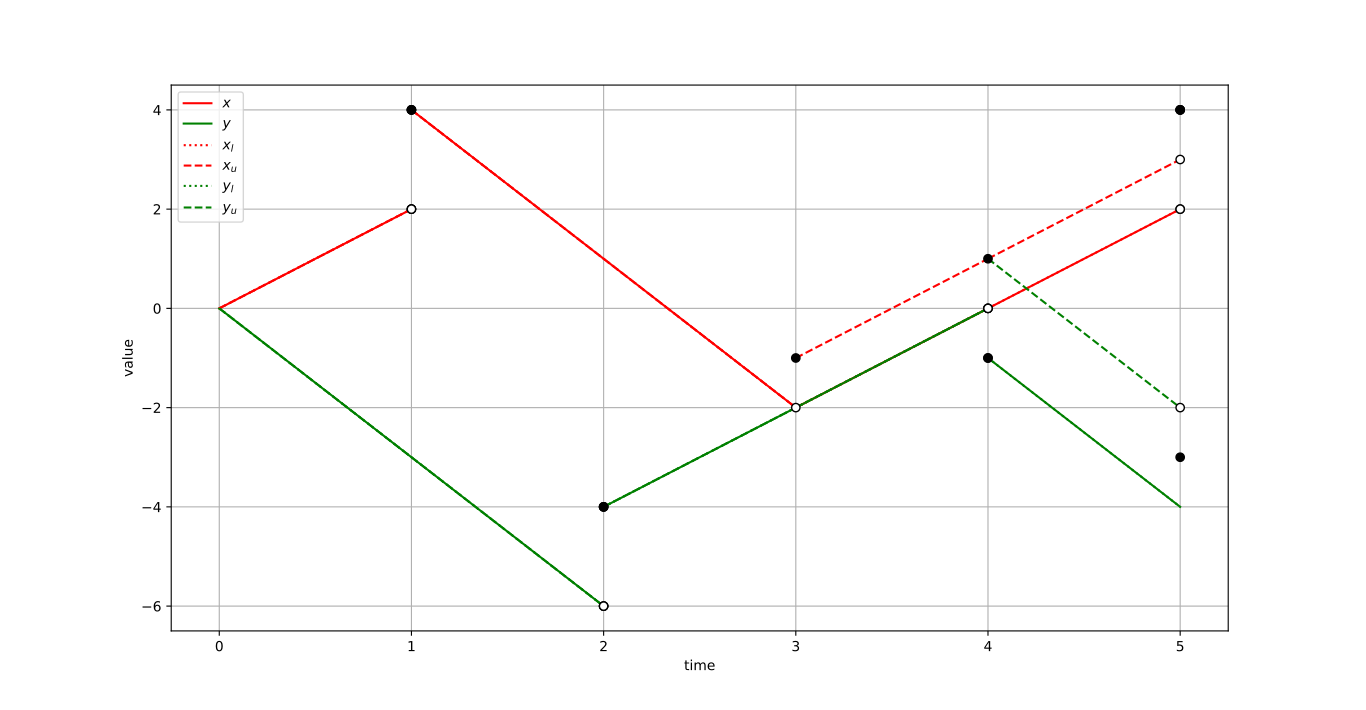

Recreate this plot in Python.
import matplotlib
import matplotlib.pyplot as plt
import numpy as np

t = [0, 1, np.nan, 1, 2, np.nan, 2, 3, np.nan, 3, 4, np.nan, 4, 5, np.nan, 5]
x = [0, 2, np.nan, 4, 1, np.nan, 1, -2, np.nan, -2, 0, np.nan, 0, 2, np.nan, 4]
y = [0, -3, np.nan, -3, -6, np.nan, -4, -2, np.nan, -2, 0, np.nan, -1, -4, np.nan, -4]
x_l = [0, 2, np.nan, 4, 1, np.nan, 1, -2, np.nan, -2, 0, np.nan, 0, 2, np.nan, 4]
x_u = [0, 2, np.nan, 4, 1, np.nan, 1, -2, np.nan, -1, 1, np.nan, 1, 3, np.nan, 4]
y_l = [0, -3, np.nan, -3, -6, np.nan, -4, -2, np.nan, -2, 0, np.nan, -1, -4, np.nan, -4]
y_u = [0, -3, np.nan, -3, -6, np.nan, -4, -2, np.nan, -2, 0, np.nan, 1, -2, np.nan, -3]

fig, ax = plt.subplots()
ax.set(xlabel='time', ylabel='value')
ax.grid()
plt.plot(t, x, 'r-', label=r'$x$')
plt.plot(t, y, 'g-',  label=r'$y$')
plt.plot(t, x_l, 'r:',  label=r'$x_l$')
plt.plot(t, x_u, 'r--',  label=r'$x_u$')
plt.plot(t, y_l, 'g:',  label=r'$y_l$')
plt.plot(t, y_u, 'g--',  label=r'$y_u$')
for data in [x, y, x_l, x_u, y_l, y_u]:
    for i in range(1, 6):
        index = (i*3-1)
        if data[index-1] != data[index+1]:
            plt.plot(t[index-1], data[index-1], 'ko', markerfacecolor='white', markeredgewidth=1.0)
            plt.plot(t[index+1], data[index+1], 'ko')
plt.legend()
plt.show()
